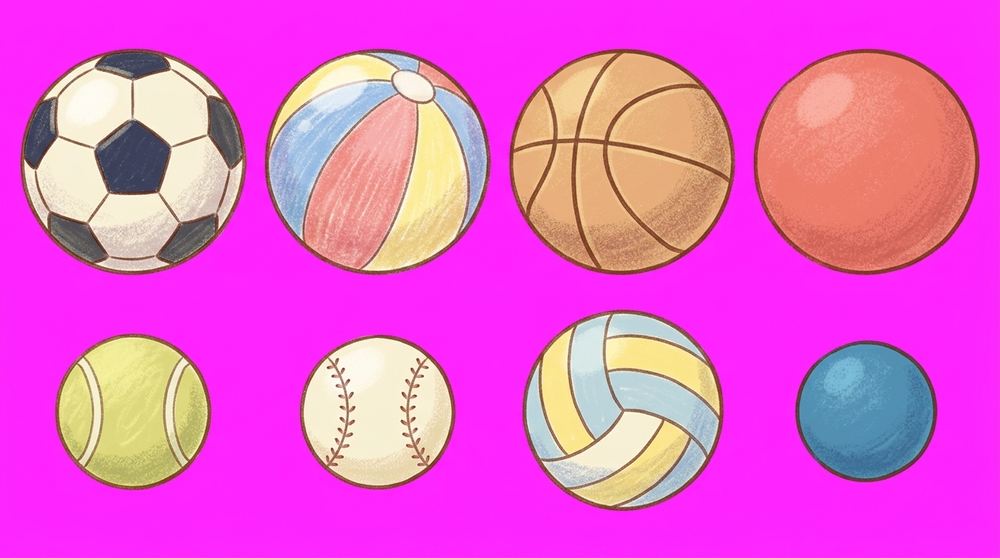
#> input picture assets/props/balls-sheet-original.png, 1000 x 558 px, shrunk from 1376 x 768 before the run, found by its file name
$ python cut-balls.py
#> lines starting #> are read from the running program, lines starting #| are printed output that depends on the picture; after the words box and inside, x2 and y2 are one past the last pixel; in counts of white or black regions, pixels touching at a corner belong together
"""Balls for any case (user request 2026-11-18: several balls in the game's style on one sheet, to use later; the soccer
ball hides a kite in the kite case's park). One Higgsfield sheet on flat magenta drawn after the park picture
(assets/props/balls-sheet-original.png, job 9bbdab26): four large balls on top, four small below ->
assets/props/ball-<name>.png, magenta keyed out with despill, each cut to itself + 4 px.
Prints each size. Run from the project folder: python -I scripts/cut-balls.py"""
from PIL import Image
D = 'assets/props/'
NAMES = [['soccer', 'beach', 'basket', 'rubber'], ['tennis', 'baseball', 'volley', 'bouncy']]
src = Image.open(D + 'balls-sheet-original.png').convert('RGB')
W, H = src.size
#> W = 1000; H = 558
px = src.load(); out = Image.new('RGBA', src.size); op = out.load()
#> after `out = Image.new('RGBA', src.size)`: out: PIL image 1000x558 RGBA; every value is 0
for y in range(H):
    for x in range(W):
        r, g, b = px[x, y]; mag = min(r, b) - g
        a = 255 if mag < 60 else max(0, 255 - int((mag - 60) * 255 / 70))
        if a < 255 and mag > 0:
            k = min(r, b) - (g + 25)
            if k > 0: r, b = r - k, b - k
        op[x, y] = (r, g, b, a)
A = out.getchannel('A').point(lambda v: 255 if v > 60 else 0)
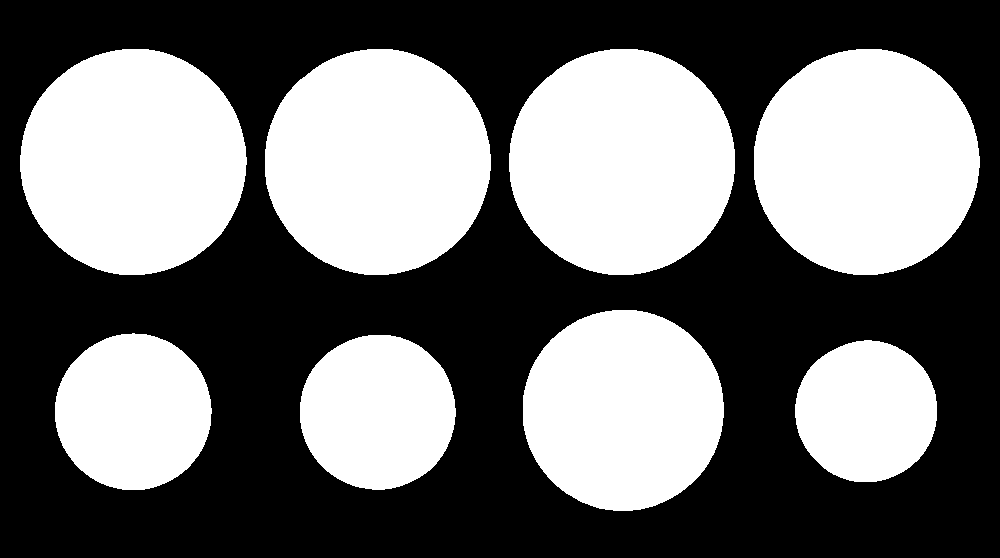
#> A: PIL image 1000x558 L; 44.2% white; 8 white regions, largest, box (x1, y1, x2, y2) and area: (509, 49, 735, 275) 40274, (20, 49, 247, 275) 40239, (265, 49, 491, 275) 40224
def runs(vals, minlen):
#> called with minlen = 30
    rs, i = [], 0
    while i < len(vals):
        if vals[i]:
            s = i
            while i < len(vals) and vals[i]: i += 1
            if i - s >= minlen: rs.append((s, i))
        i += 1
#> this loop made 131 passes
#> (s, i) on pass 50: (49, 276)
#> s on pass 85: 310
#> after the loop, i = 558; rs = [(49, 275), (310, 511)]
    return rs
rows = runs([any(A.getpixel((x, y)) for x in range(0, W, 3)) for y in range(H)], 30)
#> rows = [(49, 275), (310, 511)]
for (y0, y1), names in zip(rows, NAMES):
    band = A.crop((0, y0, W, y1))
    cols = runs([any(band.getpixel((x, y)) for y in range(0, y1 - y0, 3)) for x in range(W)], 30)
    for (x0, x1), name in zip(cols, names):
        part = out.crop((x0, y0, x1, y1)); bb = A.crop((x0, y0, x1, y1)).getbbox()
        part = part.crop((max(bb[0] - 4, 0), max(bb[1] - 4, 0), min(bb[2] + 4, part.width), min(bb[3] + 4, part.height)))
        part.save(D + f'ball-{name}.png', optimize=True); print(f'ball-{name}', part.size)
#> this loop made 2 passes
#> (y0, y1, names, cols) on passes 1 to 2: (49, 275, ['soccer', 'beach', 'basket', 'rubber'], [(20, 247), (265, 491), (509, 735), (754, 980)]), (310, 511, ['tennis', 'baseball', 'volley', 'bouncy'], [(55, 212), (300, 456), (523, 724), (795, 937)])
#| ball-soccer (227, 226)
#| ball-beach (226, 226)
#| ball-basket (226, 226)
#| ball-rubber (226, 226)
#| ball-tennis (157, 165)
#| ball-baseball (156, 163)
#| ball-volley (201, 201)
#| ball-bouncy (142, 150)
#> pass 1, `band = A.crop((0, y0, W, y1))`:
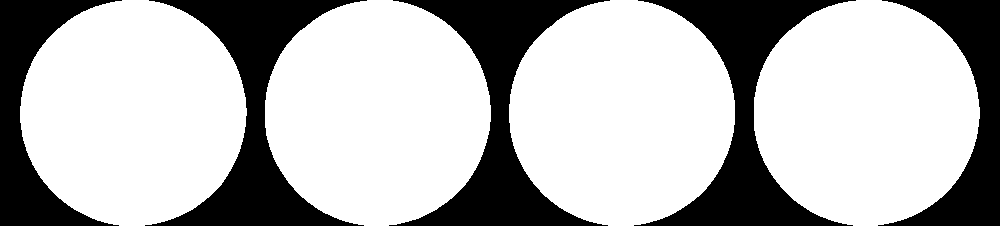
#> band: PIL image 1000x226 L; 71.2% white; 5 black regions, box (x1, y1, x2, y2) and area: (145, 0, 367, 226) 14987, (389, 0, 610, 226) 14977, (634, 0, 856, 226) 14974, (878, 0, 1000, 226) 10077, (0, 0, 122, 226) 10025
#> pass 1, `part.save(D + f'ball-{name}.png', optimize=True); print(f'ball-{name}'..`:
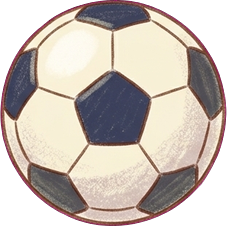
#> saved as ball-soccer.png: PIL image 227x226 RGBA; mean R, G, B, A 157.8, 141.4, 138.9, 199.1; transparent parts drawn white
#> pass 1, `part.save(D + f'ball-{name}.png', optimize=True); print(f'ball-{name}'..`:
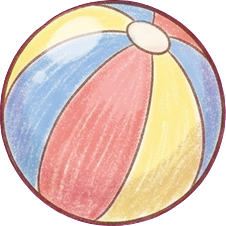
#> saved as ball-beach.png: PIL image 226x226 RGBA; mean R, G, B, A 181.4, 151.2, 146.3, 200; transparent parts drawn white
#> pass 1, `part.save(D + f'ball-{name}.png', optimize=True); print(f'ball-{name}'..`:
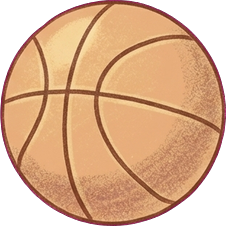
#> saved as ball-basket.png: PIL image 226x226 RGBA; mean R, G, B, A 179.7, 130.5, 101.3, 200.2; transparent parts drawn white
#> after the loop:
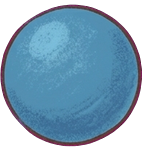
#> part: PIL image 142x150 RGBA; mean R, G, B, A 79.4, 108.1, 138.6, 188; transparent parts drawn white
